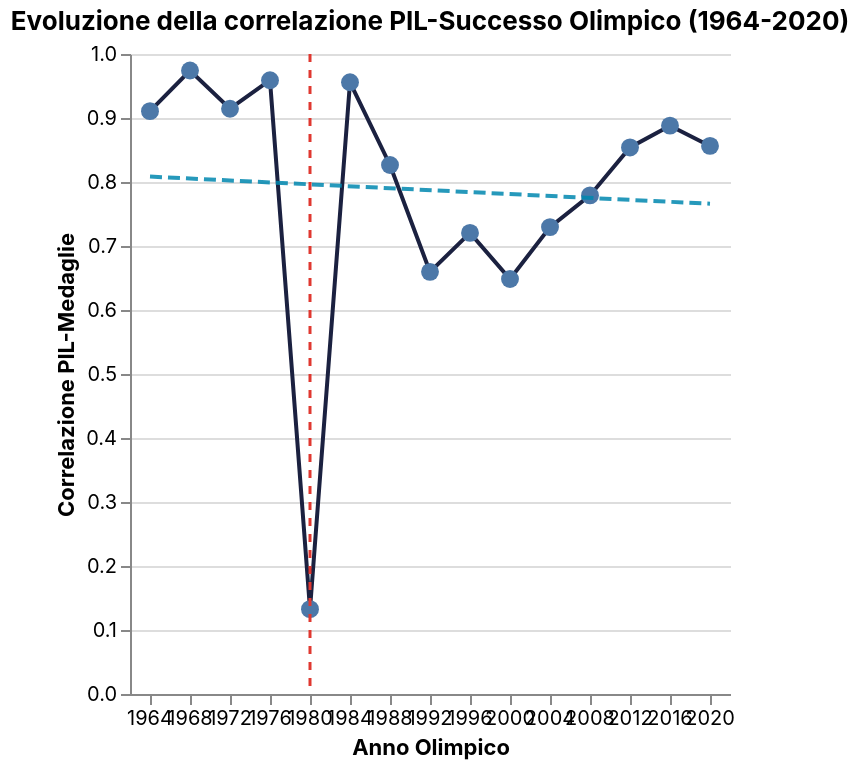

Write a Vega-Lite specification for this figure.
### Vega-Lite specification from a JSON file in a GitHub repository (floating-point values rounded to 4 significant figures)
{"config": {"background": "transparent", "view": {"stroke": "transparent"}, "title": {"font": "Inter"}, "axis": {"labelFont": "Inter", "titleFont": "Inter"}, "legend": {"labelFont": "Inter", "titleFont": "Inter"}, "header": {"labelFont": "Inter", "titleFont": "Inter"}, "text": {"font": "Inter"}, "range": {"category": ["#1b2140", "#ff8009", "#9a0641", "#ffe34a", "#e7b6af", "#0088b0", "#e03830"], "ramp": ["#e7b6af", "#1b2140"], "heatmap": ["#e7b6af", "#1b2140"]}}, "layer": [{"data": {"name": "data-f4b5afb5f8c68210758c52bcdf20a90f"}, "mark": {"type": "line", "color": "#1b2140", "point": {"size": 80}}, "encoding": {"tooltip": [{"field": "Anno", "title": "Anno", "type": "ordinal"}, {"field": "Correlazione", "format": ".2f", "title": "Correlazione", "type": "quantitative"}, {"field": "Nota", "title": "Contesto storico", "type": "nominal"}], "x": {"axis": {"labelAngle": 0}, "field": "Anno", "title": "Anno Olimpico", "type": "ordinal"}, "y": {"field": "Correlazione", "scale": {"domain": [0, 1]}, "title": "Correlazione PIL-Medaglie", "type": "quantitative"}}, "title": "Evoluzione della correlazione PIL-Successo Olimpico (1964-2020)"}, {"data": {"name": "data-d81b96d5065b82d9adbb803ee1583e6c"}, "mark": {"type": "rule", "color": "#e03830", "size": 1.5, "strokeDash": [4, 4]}, "encoding": {"x": {"field": "Anno", "type": "ordinal"}}}, {"data": {"name": "data-4b1d2dbeb75dfc796711f3d1a821a89e"}, "mark": {"type": "line", "color": "#0088b0", "opacity": 0.85, "size": 2, "strokeDash": [6, 3]}, "encoding": {"x": {"field": "Anno", "type": "ordinal"}, "y": {"field": "Correlazione", "type": "quantitative"}}}], "height": 320, "width": "container", "$schema": "https://vega.github.io/schema/vega-lite/v5.20.1.json", "datasets": {"data-f4b5afb5f8c68210758c52bcdf20a90f": [{"Anno": 1964, "Correlazione": 0.9107, "Nota": "Nessun evento di rilievo registrato"}, {"Anno": 1968, "Correlazione": 0.9742, "Nota": "Nessun evento di rilievo registrato"}, {"Anno": 1972, "Correlazione": 0.9145, "Nota": "Nessun evento di rilievo registrato"}, {"Anno": 1976, "Correlazione": 0.959, "Nota": "Boicottaggio africano delle Olimpiadi di Montreal (protesta contro la Nuova Zelanda)"}, {"Anno": 1980, "Correlazione": 0.1326, "Nota": "Boicottaggio Olimpiadi di Mosca da parte di diversi Paesi occidentali"}, {"Anno": 1984, "Correlazione": 0.9558, "Nota": "Boicottaggio sovietico delle Olimpiadi di Los Angeles (ritorsione)"}, {"Anno": 1988, "Correlazione": 0.8266, "Nota": "Nessun evento di rilievo registrato"}, {"Anno": 1992, "Correlazione": 0.6596, "Nota": "Nessun evento di rilievo registrato"}, {"Anno": 1996, "Correlazione": 0.7205, "Nota": "Nessun evento di rilievo registrato"}, {"Anno": 2000, "Correlazione": 0.6484, "Nota": "Nessun evento di rilievo registrato"}, {"Anno": 2004, "Correlazione": 0.7295, "Nota": "Nessun evento di rilievo registrato"}, {"Anno": 2008, "Correlazione": 0.779, "Nota": "Nessun evento di rilievo registrato"}, {"Anno": 2012, "Correlazione": 0.854, "Nota": "Nessun evento di rilievo registrato"}, {"Anno": 2016, "Correlazione": 0.888, "Nota": "Nessun evento di rilievo registrato"}, {"Anno": 2020, "Correlazione": 0.8564, "Nota": "Nessun evento di rilievo registrato"}], "data-d81b96d5065b82d9adbb803ee1583e6c": [{"Anno": 1980.0}], "data-4b1d2dbeb75dfc796711f3d1a821a89e": [{"Anno": 1964, "Correlazione": 0.8085}, {"Anno": 2020, "Correlazione": 0.766}]}}
